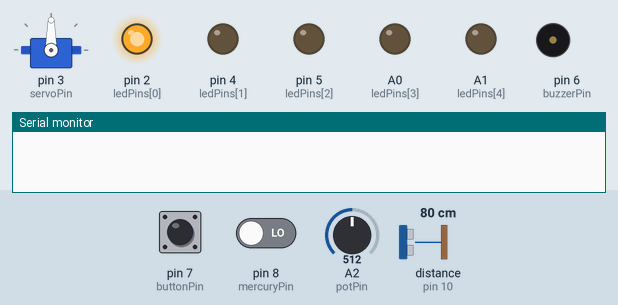
Recording of a sketch running on a simulated Arduino Uno, built with avr-gcc and run on an emulated ATmega328P. On the bench: servo, output pins drawn as LEDs (lit = HIGH), buzzer (waves = sounding), the last lines printed to the serial monitor. Wiring (inferred from the names in the program): ultrasonic range finder: trigger pin 9; echo pin 10. The inputs (shaded band) are chosen by the test bench; at power-on: distance to the obstacle (sensor on pin 10) 80 cm, pin 8 (mercuryPin) LOW, pin 7 (buttonPin) LOW, A2 (potPin) = 512. The echo pulse lasts 58.3 µs per cm; pins used as bus, display or sensor lines are not drawn.

Above: at 1.2 s.
1.3 s: distance to the obstacle (sensor on pin 10) set to 6 cm
3.5 s: distance to the obstacle (sensor on pin 10) set to 3 cm
At 5.3 s:
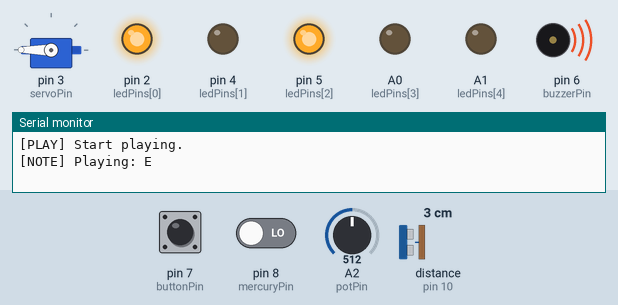
At 6.3 s:
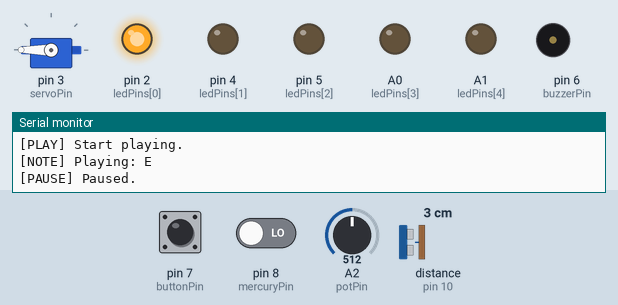
6.5 s: pin 8 (mercuryPin) driven HIGH
At 7.7 s:
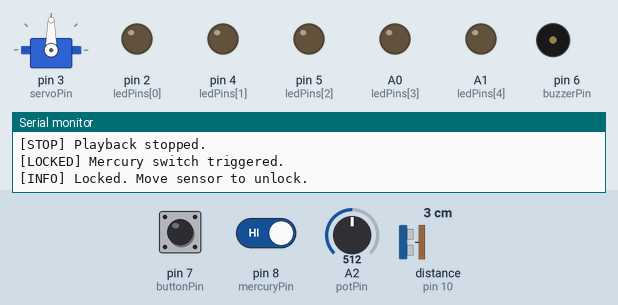
9.5 s: pin 7 (buttonPin) pulled HIGH for 1 s
13.5 s: pin 7 (buttonPin) pulled HIGH for 0.15 s
16.6 s: A2 (potPin) set to 716
Timing chart, 0 to 19.6 s (numbered marks = the images above; inputs shaded):
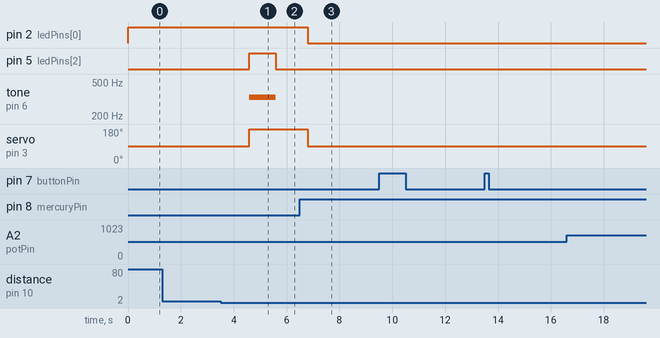

The sketch:

ultrasonic_sensor_v2.ino
```cpp
// led_music_control.ino
#include <Servo.h>

// --- 音符定義與對應 ---
const char* melody = "ECEC EGG0 FDD ECCE CEC";
const int melodyLength = 19;

// --- 腳位定義 ---
const int trigPin = 9;
const int echoPin = 10;
const int buzzerPin = 6;
const int buttonPin = 7;
const int mercuryPin = 8;
const int ledPins[] = {2, 4, 5, A0, A1};
const int potPin = A2;
const int servoPin = 3;

// --- 控制變數 ---
int selectedLed = 0;
bool lastButtonState = LOW;
bool isPlaying = false;
bool isLocked = false;
unsigned long lastDebounceTime = 0;
int melodyIndex = 0;
Servo servo;

void setup() {
  Serial.begin(9600);
  pinMode(trigPin, OUTPUT);
  pinMode(echoPin, INPUT);
  pinMode(buzzerPin, OUTPUT);
  pinMode(buttonPin, INPUT);
  pinMode(mercuryPin, INPUT);
  for (int i = 0; i < 5; i++) pinMode(ledPins[i], OUTPUT);
  servo.attach(servoPin);
  servo.write(90);
}

void loop() {
  handleButton();
  updateLedBrightness();

  long distance = readDistanceCM();
  bool mercuryTilt = digitalRead(mercuryPin);

  if (mercuryTilt) {
    stopPlayback();
    isLocked = true;
    Serial.println("[LOCKED] Mercury switch triggered.");
  }

  if (distance < 4) {
    if (!isLocked) {
      isPlaying = !isPlaying;
      Serial.println(isPlaying ? "[PLAY] Start playing." : "[PAUSE] Paused.");
    } else {
      Serial.println("[INFO] Locked. Move sensor to unlock.");
      isLocked = false; // 假設移開物體即解除鎖定
    }
    delay(1000); // Debounce
  }

  if (isPlaying) playMelody();
  delay(100);
}

void handleButton() {
  bool currentButton = digitalRead(buttonPin);
  if (currentButton == HIGH && lastButtonState == LOW && millis() - lastDebounceTime > 200) {
    selectedLed = (selectedLed + 1) % 5;
    Serial.print("[LED] Selected LED: ");
    Serial.println(selectedLed + 1);
    lastDebounceTime = millis();
  }
  lastButtonState = currentButton;
}

void updateLedBrightness() {
  int brightness = analogRead(potPin) / 4;
  for (int i = 0; i < 5; i++) analogWrite(ledPins[i], i == selectedLed ? brightness : 0);
}

long readDistanceCM() {
  digitalWrite(trigPin, LOW);
  delayMicroseconds(2);
  digitalWrite(trigPin, HIGH);
  delayMicroseconds(10);
  digitalWrite(trigPin, LOW);
  long duration = pulseIn(echoPin, HIGH);
  return duration * 0.034 / 2;
}

void playMelody() {
  if (melodyIndex >= melodyLength) {
    melodyIndex = 0;
    isPlaying = false;
    return;
  }

  char note = melody[melodyIndex];
  if (note != ' ') {
    Serial.print("[NOTE] Playing: "); Serial.println(note);
    performServoAction(note);
    setLEDForNote(note, true);
    playTone(note);
    delay(1000);
    setLEDForNote(note, false);
    noTone(buzzerPin);
  }
  melodyIndex++;

  if (!isPlaying || isLocked) {
    isPlaying = false;
  }
}

void playTone(char note) {
  int freq = 0;
  switch (note) {
    case 'C': freq = 262; break;
    case 'D': freq = 294; break;
    case 'E': freq = 330; break;
    case 'F': freq = 349; break;
    case 'G': freq = 392; break;
    case '0': freq = 0; break;
  }
  if (freq > 0) tone(buzzerPin, freq);
}

void performServoAction(char note) {
  switch (note) {
    case 'C': servo.write(0); break;
    case 'D': servo.write(0); break;
    case 'E': servo.write(180); break;
    case 'F': servo.write(180); break;
    case 'G':
    case '0':
      servo.write(180);
      delay(250);
      servo.write(0);
      delay(250);
      break;
  }
}

void setLEDForNote(char note, bool on) {
  int idx = 0;
  switch (note) {
    case 'C': idx = 0; break;
    case 'D': idx = 1; break;
    case 'E': idx = 2; break;
    case 'F': idx = 3; break;
    case 'G': idx = 4; break;
    default: return;
  }
  digitalWrite(ledPins[idx], on ? HIGH : LOW);
}

void stopPlayback() {
  isPlaying = false;
  melodyIndex = 0;
  noTone(buzzerPin);
  servo.write(90);
  for (int i = 0; i < 5; i++) digitalWrite(ledPins[i], LOW);
  Serial.println("[STOP] Playback stopped.");
}
```

Measured:
- the behaviour switches between 5 and 4 cm on distance to the obstacle (sensor on pin 10) (found by bisection; images 0 and 1)
- after the input at 1.3 s, every drawn part: stays the same
- after the input at 3.5 s, pin 5 (ledPins[2]): LOW → HIGH after 1.1 s, → LOW 1.0 s later; tone on pin 6 (buzzerPin): silent → 330 Hz after 1.1 s, → silent 1.0 s later; servo on pin 3 (servoPin): 90° → 180° after 1.1 s
- after the input at 6.5 s, tone on pin 6 (buzzerPin): stays silent (without the input it goes to 262 Hz after 1.3 s); servo on pin 3 (servoPin): 180° → 90° after 0.30 s
